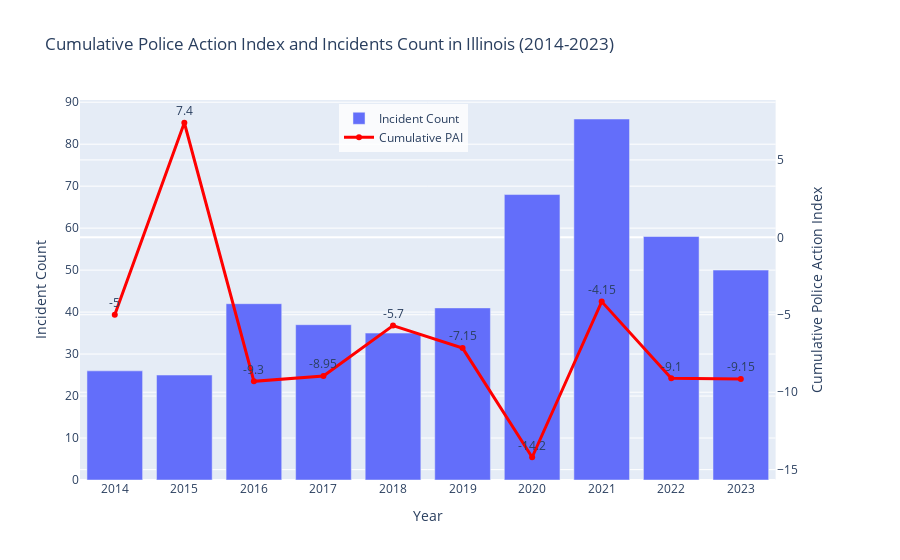

Source (notebook cell):
### Markdown cell above
Analyzing PAI for Illinois since it is against the trend-

### Code cell
# Load the CSV file
data = pd.read_csv('Data/added_police_and_justice_10.csv')

# Convert 'Incident Date' to datetime format
data['Incident Date'] = pd.to_datetime(data['Incident Date'])

# Filter data for Illinois
illinois_data = data[data['State'] == 'Illinois']

# Extract year from Incident Date
illinois_data['Year'] = illinois_data['Incident Date'].dt.year

# Calculate cumulative Police Action Index and incidents per year
cumulative_pai = illinois_data.groupby('Year')['Police Action Index'].sum().reset_index()
incident_counts = illinois_data.groupby('Year').size().reset_index(name='Incident Count')

# Merge the two DataFrames on year
plot_data = pd.merge(cumulative_pai, incident_counts, on='Year')

# Create a figure with secondary y-axis
fig = make_subplots(specs=[[{"secondary_y": True}]])

# Add bar chart for incident counts
fig.add_trace(
    go.Bar(x=plot_data['Year'], y=plot_data['Incident Count'], name='Incident Count'),
    secondary_y=False,
)

# Add line chart for cumulative PAI
fig.add_trace(
    go.Scatter(
        x=plot_data['Year'], 
        y=plot_data['Police Action Index'], 
        mode='lines+markers+text',
        name='Cumulative PAI',
        text=plot_data['Police Action Index'].round(2),
        textposition='top center',
        line=dict(color='red', width=3)
    ),
    secondary_y=True,
)

# Update layout
fig.update_layout(
    title='Cumulative Police Action Index and Incidents Count in Illinois (2014-2023)',
    xaxis=dict(
        title='Year',
        tickmode='linear',
        tick0=2014,
        dtick=1,
        range=[2013.5, 2023.5]
    ),
    legend=dict(x=0.35, y=0.99, bgcolor='rgba(255, 255, 255, 0.8)'),
    hovermode='x unified'
)

# Set y-axes titles
fig.update_yaxes(title_text="Incident Count", secondary_y=False)
fig.update_yaxes(title_text="Cumulative Police Action Index", secondary_y=True)

# Show the figure
fig.show()

### Figure 1 — Plotly figure (JSON) as saved in the notebook; plotly's stock layout.template omitted (floating-point values rounded to 4 significant figures)
{"data": [{"name": "Incident Count", "type": "bar", "x": [2014, 2015, 2016, 2017, 2018, 2019, 2020, 2021, 2022, 2023], "xaxis": "x", "y": [26, 25, 42, 37, 35, 41, 68, 86, 58, 50], "yaxis": "y"}, {"line": {"color": "red", "width": 3}, "mode": "lines+markers+text", "name": "Cumulative PAI", "text": [-5, 7.4, -9.3, -8.95, -5.7, -7.15, -14.2, -4.15, -9.1, -9.15], "textposition": "top center", "type": "scatter", "x": [2014, 2015, 2016, 2017, 2018, 2019, 2020, 2021, 2022, 2023], "xaxis": "x", "y": [-5, 7.4, -9.3, -8.95, -5.7, -7.15, -14.2, -4.15, -9.1, -9.15], "yaxis": "y2"}], "layout": {"hovermode": "x unified", "legend": {"bgcolor": "rgba(255, 255, 255, 0.8)", "x": 0.35, "y": 0.99}, "title": {"text": "Cumulative Police Action Index and Incidents Count in Illinois (2014-2023)"}, "xaxis": {"anchor": "y", "domain": [0, 0.94], "dtick": 1, "range": [2014.0, 2024.0], "tick0": 2014, "tickmode": "linear", "title": {"text": "Year"}}, "yaxis": {"anchor": "x", "domain": [0, 1], "title": {"text": "Incident Count"}}, "yaxis2": {"anchor": "x", "overlaying": "y", "side": "right", "title": {"text": "Cumulative Police Action Index"}}}}
